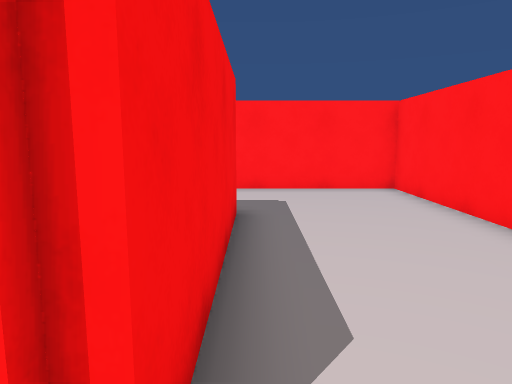
view 1 (above)

24 first-person views from a walk through a 3-D level made in the Unity game engine. The camera is 1.4 m above the floor, tilts 8° down and sees 70° across. The floor is counted in squares, 1 m on a side. Each view is taken from the middle of a square. On the plan, view 1 faces up. The plan holds only what a view shows up to about 16 squares ahead; the rest is blank. The place goes on beyond the plan. The player character is not drawn. Door leaves are left out, so doorways stand open.

view 2
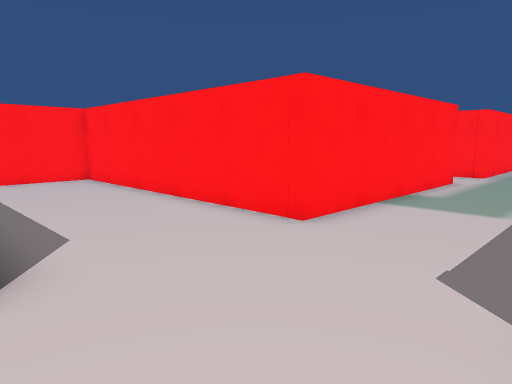

view 3
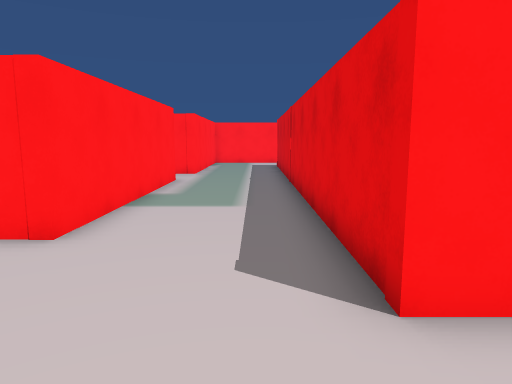

view 4
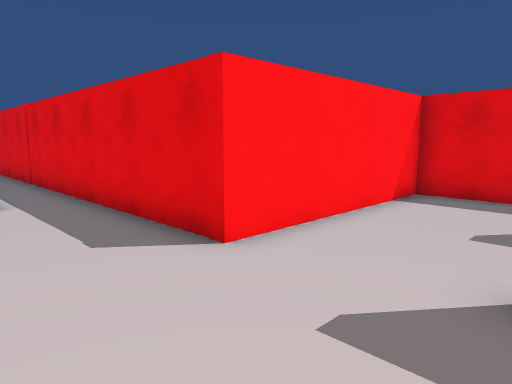

view 5
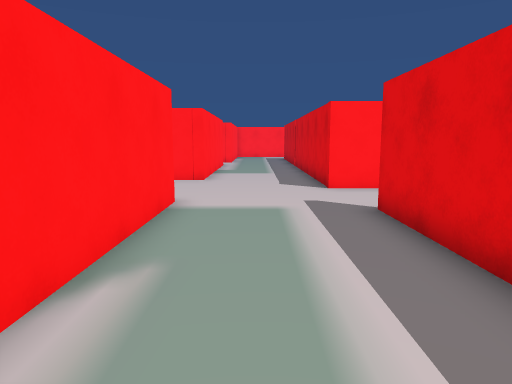

view 6
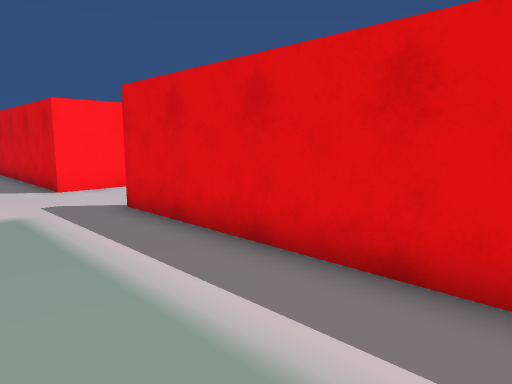

view 7
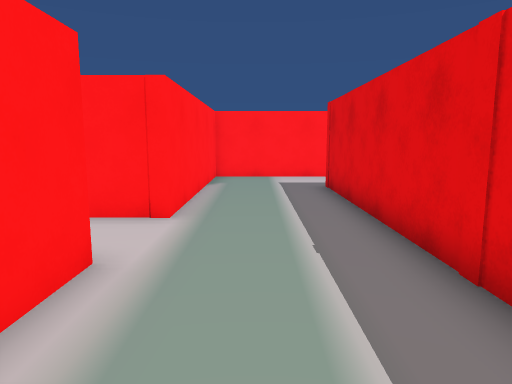

view 8
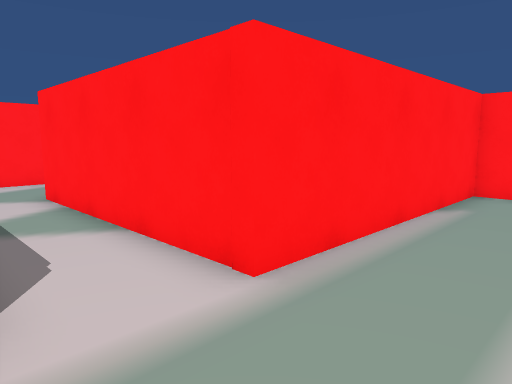

view 9
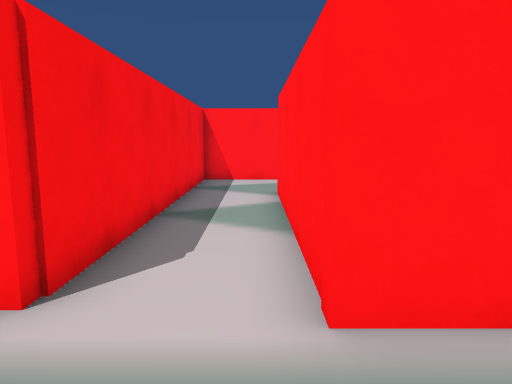

view 10
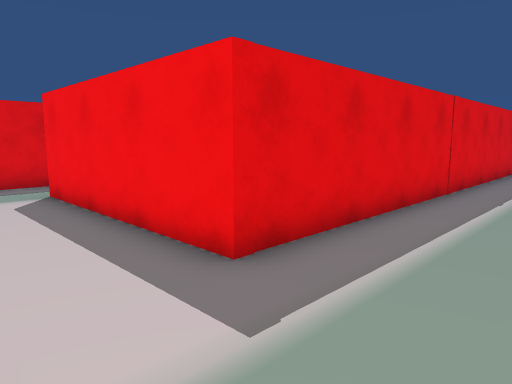

view 11
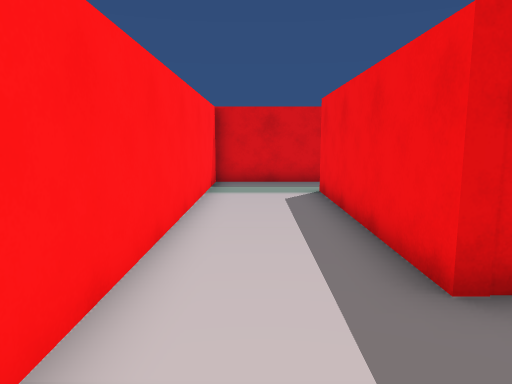

view 12
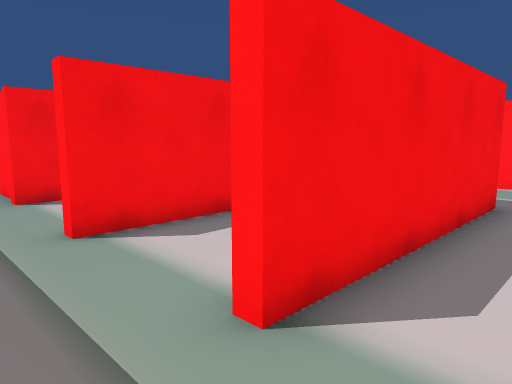

view 13
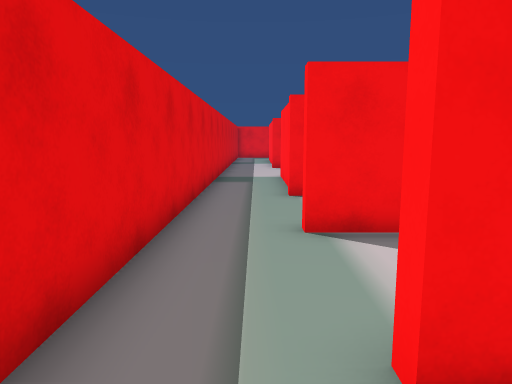

view 14
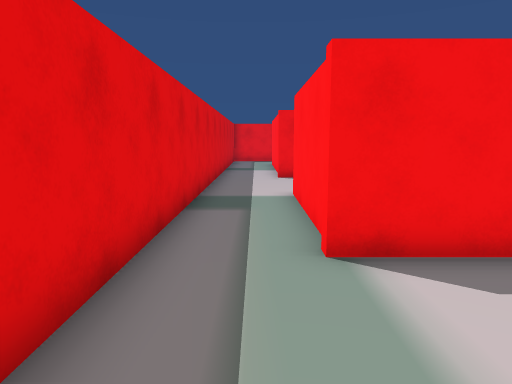

view 15
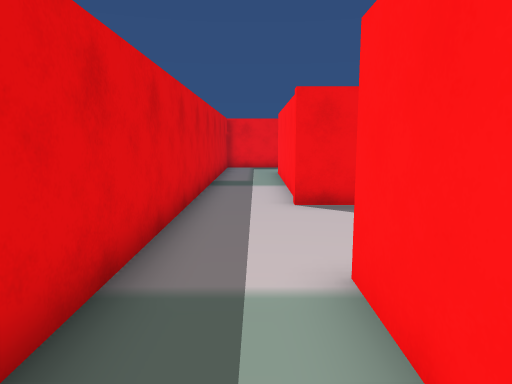

view 16
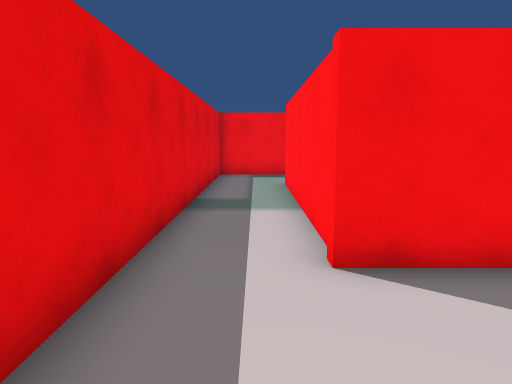

view 17
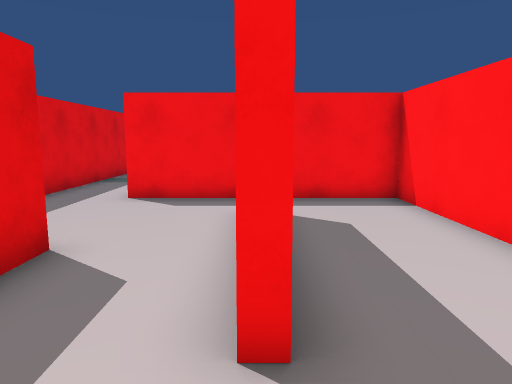

view 18
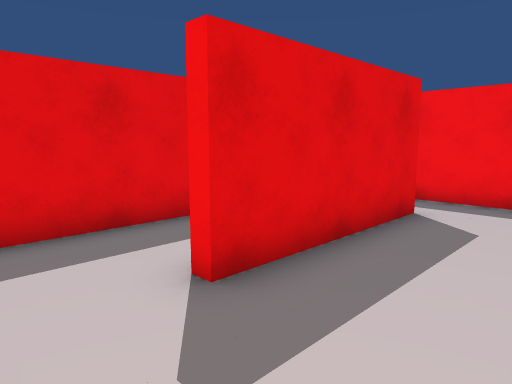

view 19
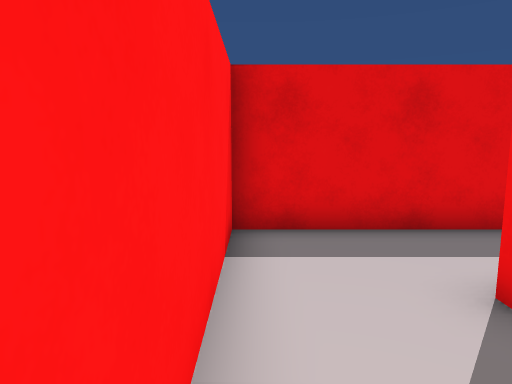

view 20
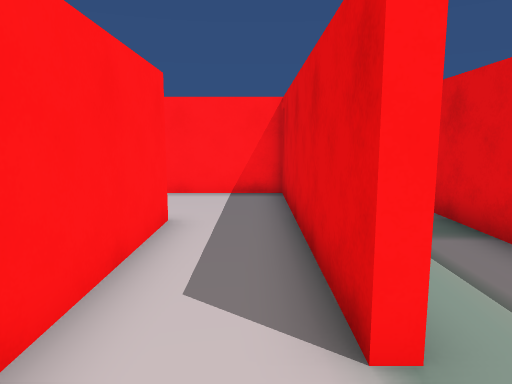

view 21
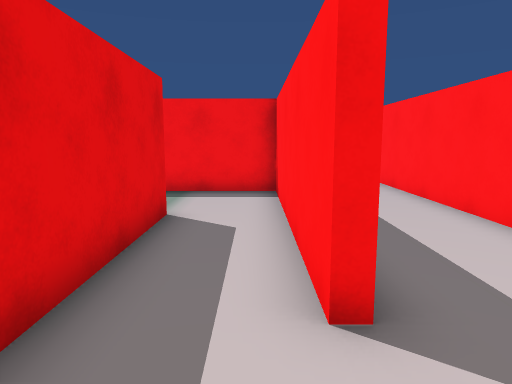

view 22
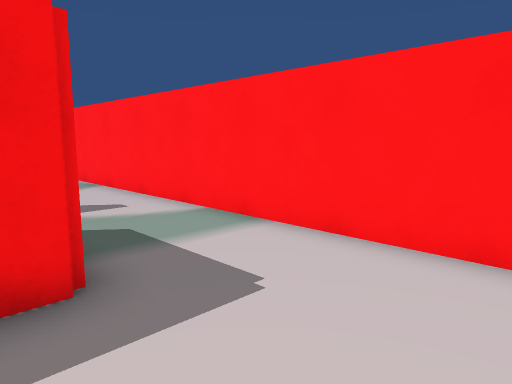

view 23
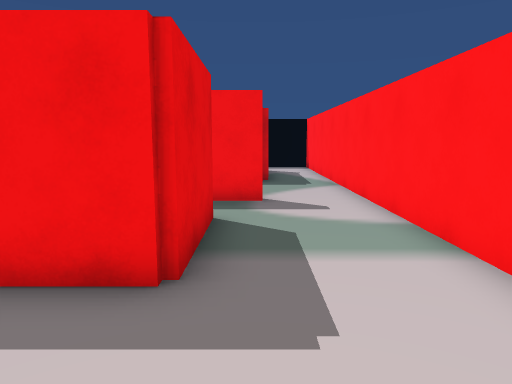

view 24
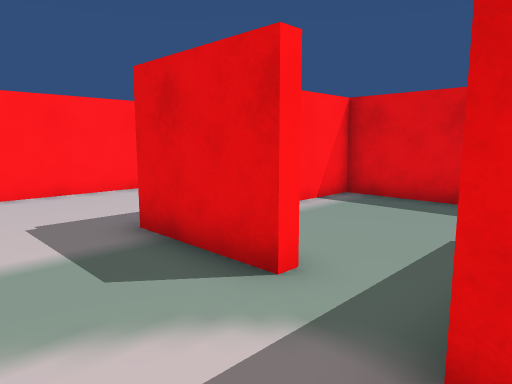

### Floor plan
Ten units are one square. View 1 is at (0, 0); x grows to the right and y downward. Boxes are objects, and circles mark ways between rooms. Rooms are numbered by the first view taken in them; rooms with no view inside come last. Other rooms are left out.
<svg viewBox="-100 -117 329 247">
<path fill="none" stroke="#000" d="M-16 70 -16 74 -91 74 -91 125 -66 125M-48 38 -95 38M-36 -72 -4 -72 -4 -9 -65 -9M-85 35 -15 35M-55 -82 -55 -69M-59 100 -59 97 18 97 18 32 192 32 192 102M155 -112 121 -112 121 -9 41 -9 41 -107 -65 -107M184 125 224 125 224 -6 146 -6 146 -78M155 71 155 102 151 102M144 125 184 125M21 75 21 100 -59 100M117 79 117 100 64 100M-66 125 144 125M61 35 21 35 21 75M64 97 114 97 114 44M38 68 89 68"/>
<circle cx="190" cy="115" r="3" fill="#2a7"/>
<circle cx="-65" cy="115" r="3" fill="#2a7"/>
<circle cx="150" cy="115" r="3" fill="#2a7"/>
<circle cx="30" cy="70" r="3" fill="#2a7"/>
<circle cx="75" cy="85" r="3" fill="#2a7"/>
<text x="50" y="10">1</text>
<text x="170" y="80">2</text>
<text x="60" y="100">3</text>
<text x="80" y="60">4</text>
</svg>
Room 1 opens to room 2. Room 1 opens to room 3. Room 2 opens to room 3. Room 3 opens to room 4.

Where each view was taken, in squares from view 1:
view 1: 0 up, 0 right, facing up
view 2: 3 down, 1 left, facing up-right
view 3: 2 down, 1 left, facing right
view 4: 0 up, 2 left, facing down-right
view 5: 1 down, 9 left, facing right
view 6: 0 up, 9 left, facing down-right
view 7: 1 down, 8 right, facing right
view 8: 2 down, 12 right, facing up-right
view 9: 2 down, 14 right, facing up
view 10: 0 up, 22 right, facing down-left
view 11: 0 up, 21 right, facing down
view 12: 12 down, 21 right, facing up-left
view 13: 11 down, 21 right, facing left
view 14: 11 down, 16 right, facing left
view 15: 11 down, 10 right, facing left
view 16: 11 down, 6 right, facing left
view 17: 7 down, 11 right, facing left
view 18: 4 down, 11 right, facing down-left
view 19: 4 down, 11 right, facing down
view 20: 9 down, 8 left, facing right
view 21: 8 down, 1 right, facing left
view 22: 6 up, 3 right, facing up-left
view 23: 8 up, 3 right, facing left
view 24: 10 up, 6 left, facing down-right
